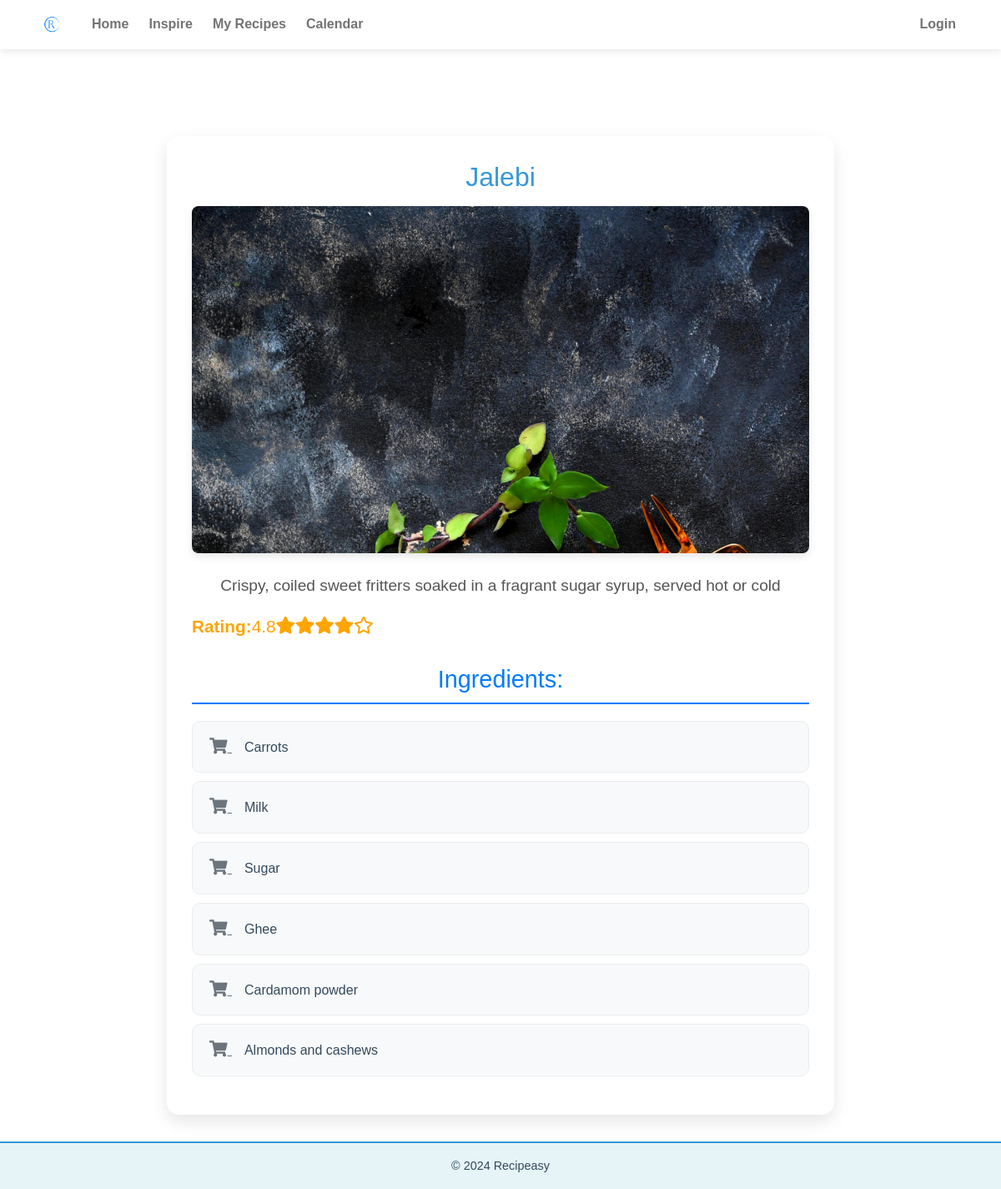
The page /recipe/9/ on the database as committed earlier.
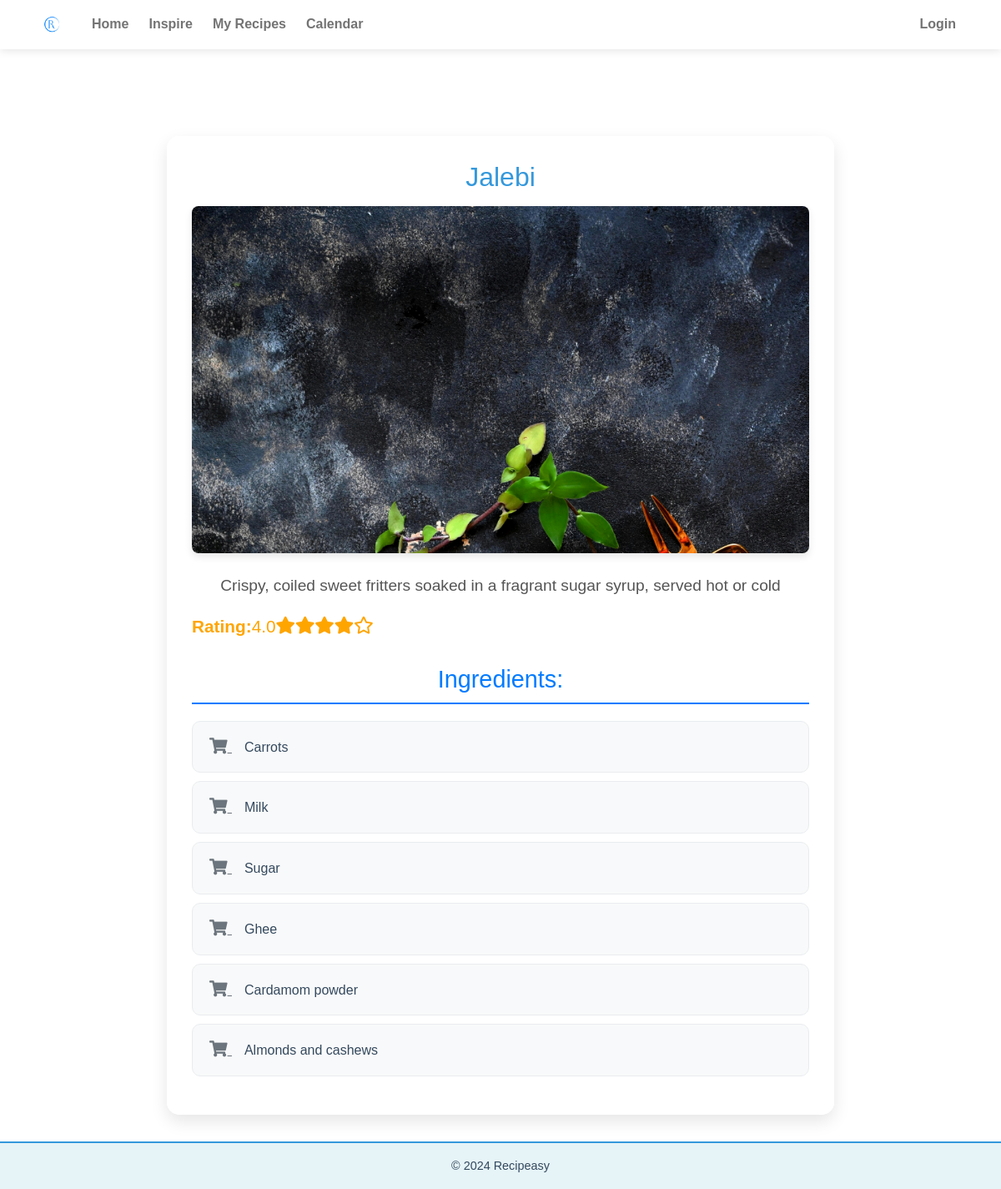
The same page on the database as committed later.
### recipes/models.py (models this page shows, shortened)
class Recipe(models.Model):
    name = models.CharField(max_length=200)
    description = models.TextField()
    image = models.ImageField(upload_to='recipes/')
    date = models.DateField(null=True, blank=True)
    rating = models.DecimalField(
        max_digits=2,
        decimal_places=1,
        default=1.0,
        validators=[
            MinValueValidator(1.0, message="Rating must be at least 1."),
            MaxValueValidator(5.0, message="Rating cannot exceed 5.")
        ]
    )
    is_inspiring = models.BooleanField(default=True)
    ingredients = models.TextField()

### recipes/views.py (the view)
# urls.py: path('recipe/<int:pk>/', views.recipe_detail, name='recipe_detail'),
def recipe_detail(request, pk):
    recipe = get_object_or_404(Recipe, pk=pk)
    ingredients = [ingredient.strip() for ingredient in recipe.ingredients.replace('\n', ',').split(',') if ingredient.strip()]
    print(f"Rating for {recipe.name}: {recipe.rating}")  # Check if the rating is available
    return render(request, 'recipe_detail.html', {'recipe': recipe, 'ingredients': ingredients})

### recipes/templates/recipe_detail.html (shortened to what this page needs)
{% extends "base.html" %}
{% block content %}
    <div class="container mt-5 recipe-detail">
        <h1 class="recipe-title text-center">{{ recipe.name }}</h1>
        <div class="recipe-detail-image-container mb-4 text-center">
            <img src="{{ recipe.image.url }}" alt="{{ recipe.name }}" class="img-fluid rounded shadow">
        </div>
        <p class="recipe-description text-center">{{ recipe.description }}</p>
        <p class="recipe-rating text-center">
            <strong>Rating:</strong> {{ recipe.rating }}
            {% with ''|center:5 as range %}
                {% for _ in range %}
                    {% if forloop.counter <= recipe.rating %}
                        <i class="fas fa-star"></i>
                    {% elif forloop.counter <= recipe.rating|add:"0.5" %}
                        <i class="fas fa-star-half-alt"></i>
                    {% else %}
                        <i class="far fa-star"></i>
                    {% endif %}
                {% endfor %}
            {% endwith %}
        </p>
        <h2 class="ingredients-heading">Ingredients:</h2>
        <ul class="ingredient-list">
            {% for ingredient in ingredients %}
                <li class="ingredient-item">
                    <div>
                        <a href="https://www.google.com/search?q={{ ingredient }}&tbm=shop" target="_blank" class="shop-button">
                            <i class="fas fa-shopping-cart"></i>
                        </a>
                        {{ ingredient }}
                    </div>
                </li>
            {% endfor %}
        </ul>
    </div>
{% endblock %}

### recipes/templates/base.html (shortened to what this page needs)
{% load static %}
<!DOCTYPE html>
<html lang="en">
<head>
    <link href="https://cdn.jsdelivr.net/npm/bootstrap@5.1.3/dist/css/bootstrap.min.css" rel="stylesheet">
    <link rel="stylesheet" href="https://cdnjs.cloudflare.com/ajax/libs/font-awesome/5.15.3/css/all.min.css">
    <link rel="stylesheet" href="https://cdn.jsdelivr.net/npm/bootstrap-icons@1.7.2/font/bootstrap-icons.css">
    <link rel="stylesheet" href="{% static 'css/styles.css' %}">
    <link href="https://cdn.jsdelivr.net/npm/fullcalendar@5.10.1/main.min.css" rel="stylesheet">
</head>
<body>
    <header>
        <nav class="navbar navbar-expand-lg navbar-light">
            <div class="container">
                <a class="navbar-brand" href="{% url 'inspire' %}">
                    <img src="{% static 'images/Recipeasy favicon color.png' %}" alt="Recipeasy Logo" height="40" class="d-inline-block align-top" loading="lazy">
                </a>
                <div class="collapse navbar-collapse" id="navbarNav">
                    <ul class="navbar-nav me-auto mb-2 mb-lg-0">
                        <li class="nav-item"><a class="nav-link" href="{% url 'home' %}">Home</a></li>
                        <li class="nav-item"><a class="nav-link" href="{% url 'inspire' %}">Inspire</a></li>
                        <li class="nav-item"><a class="nav-link" href="{% url 'my_recipes' %}">My Recipes</a></li>
                        <li class="nav-item"><a class="nav-link" href="{% url 'calendar' %}">Calendar</a></li>
                    </ul>
                    <ul class="navbar-nav">
                        {% if user.is_authenticated %}
                        <li class="nav-item">
                            <a class="nav-link" href="{% url 'profile' %}">Profile</a>
                        </li>
                        <li class="nav-item">
                            <a class="nav-link" href="{% url 'account_logout' %}">Logout</a>
                        </li>
                        {% else %}
                        <li class="nav-item">
                            <a class="nav-link" href="{% url 'account_login' %}">Login</a>
                        </li>
                        {% endif %}
                    </ul>
                </div>
            </div>
        </nav>
    </header>
    <main class="container mt-4 main-content">
        {% block content %}
        {% endblock %}
    </main>
    <footer class="footer mt-auto py-3">
        <div class="container">
            <p class="text-center">&copy; 2024 Recipeasy</p>
        </div>
    </footer>
</body>
</html>

### static/css/styles.css (style rules this page uses)
:root { --primary-color: #3498db; --secondary-color: #2ecc71; --accent-color: #e74c3c; --background-color: #ffffff; --text-color: #34495e; --card-background: rgba(255, 255, 255, 0.9); --card-shadow: 0 2px 4px rgba(0, 0, 0, 0.1); --nav-text-color: #34495e; --nav-text-hover-color: #3498db; --footer-background-color: #e6f3f7; --footer-text-color: #34495e; --footer-border-color: #3498db; --transition-speed: 0.3s; --easing: cubic-bezier(0.25, 0.1, 0.25, 1); }
body { font-family: 'Arial', sans-serif; background-color: var(--background-color); color: var(--text-color); margin: 0; padding: 0; display: flex; flex-direction: column; min-height: 100vh; line-height: 1.6; font-size: 16px; }
html { font-size: 16px; scroll-behavior: smooth; }
main { flex: 1; padding: 2rem; max-width: 1200px; margin: 0 auto; width: 100%; box-sizing: border-box; }
h1, h2 { font-size: 2rem; color: var(--primary-color); margin-bottom: 1.5rem; text-align: center; }
.navbar { background-color: rgba(255, 255, 255, 0.95); backdrop-filter: blur(10px); border-bottom: 1px solid rgba(255, 255, 255, 0.3); padding: 0.5rem 1rem; transition: all var(--transition-speed) var(--easing); box-shadow: 0 2px 10px rgba(0, 0, 0, 0.1); position: sticky; top: 0; z-index: 1000; }
.navbar-brand { padding: 0; }
.navbar-brand img { height: 40px; width: auto; transition: transform var(--transition-speed) var(--easing); }
.navbar-nav .nav-item { position: relative; margin: 0 0.25rem; }
.navbar-nav .nav-link { color: var(--nav-text-color); font-weight: 600; padding: 0.5rem 1rem; transition: color var(--transition-speed) var(--easing); }
.navbar-nav .nav-link::after { content: ''; position: absolute; width: 0; height: 2px; bottom: 0; left: 0; background-color: var(--nav-text-hover-color); transition: width var(--transition-speed) var(--easing); }
.recipe-rating { display: flex; align-items: center; margin-bottom: 0.5rem; }
.recipe-detail { background-color: var(--card-background); border-radius: 12px; box-shadow: var(--card-shadow); padding: 2rem; max-width: 800px; margin: 0 auto; backdrop-filter: blur(5px); }
.recipe-detail h1 { color: var(--primary-color); font-size: 2rem; margin-bottom: 1rem; }
.recipe-detail-image-container { width: 100%; padding-bottom: 56.25%; position: relative; overflow: hidden; border-radius: 8px; margin-bottom: 1.5rem; box-shadow: 0 4px 10px rgba(0, 0, 0, 0.1); }
.recipe-detail img { position: absolute; top: 0; left: 0; width: 100%; height: 100%; object-fit: cover; object-position: center; transition: transform var(--transition-speed) var(--easing); }
.recipe-detail p { margin-bottom: 1rem; }
footer { background-color: var(--footer-background-color); color: var(--footer-text-color); padding: 1rem 0; text-align: center; position: relative; bottom: 0; width: 100%; border-top: 2px solid var(--footer-border-color); }
footer p { margin: 0; font-size: 0.9rem; font-weight: 500; }
html { scroll-behavior: smooth; }

### recipes/templates/recipe_detail.html (style rules this page uses)
.recipe-detail { background: rgba(255, 255, 255, 0.95); padding: 30px; border-radius: 15px; box-shadow: 0 8px 20px rgba(0, 0, 0, 0.1); }
.recipe-detail-image-container img { max-width: 100%; height: auto; border-radius: 15px; box-shadow: 0 4px 12px rgba(0, 0, 0, 0.15); }
.recipe-title { color: #333; font-size: 2.5rem; margin-bottom: 20px; }
.recipe-description { font-size: 1.2rem; color: #555; margin-bottom: 20px; }
.recipe-rating { font-size: 1.3rem; color: #ffa500; margin-bottom: 30px; }
.ingredients-heading { color: #007bff; font-size: 1.8rem; margin-top: 30px; margin-bottom: 20px; border-bottom: 2px solid #007bff; padding-bottom: 10px; }
.ingredient-list { list-style-type: none; padding: 0; }
.ingredient-item { background-color: #f8f9fa; border: 1px solid #e9ecef; border-radius: 10px; padding: 15px 20px; margin-bottom: 10px; display: flex; justify-content: space-between; align-items: center; transition: all 0.3s ease; }
.shop-button { background: none; border: none; color: #6c757d; font-size: 1.2rem; cursor: pointer; transition: all 0.3s ease; margin-right: 15px; }

Rows that differ between the two databases and show on the page:
changed Recipe "Jalebi": rating "4.8" → "4.0"
